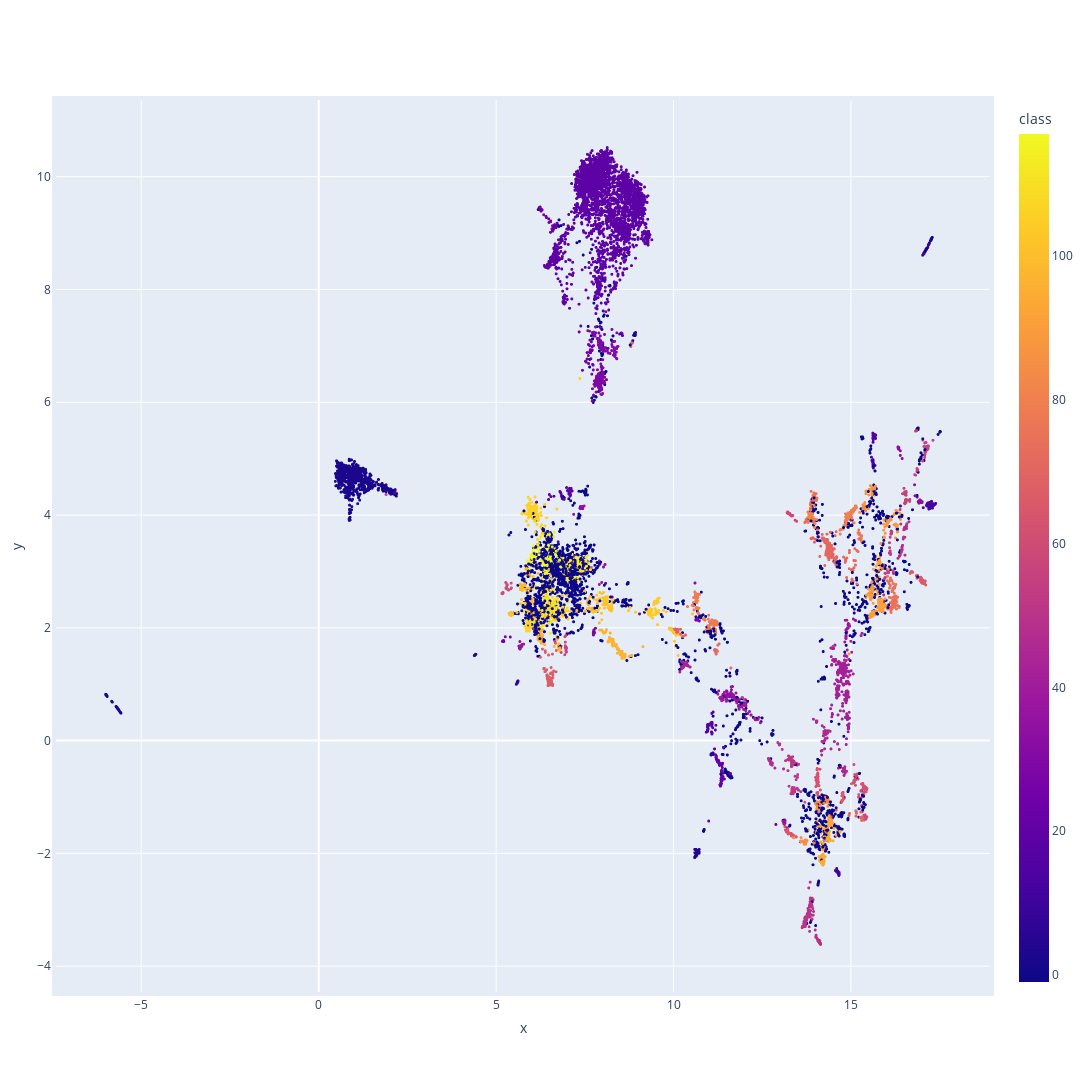

The code cell stored with this chart in its notebook:
### Code cell
clustering.visualize_clusters_dynamic(embeddings, clusters, texts)

### Figure 1 — Plotly figure (JSON) as saved in the notebook; plotly's stock layout.template omitted (floating-point values rounded to 4 significant figures; data arrays with more than 128 entries replaced by an {"elided": "..."} marker saying what was removed)
{"data": [{"customdata": {"elided": "10788x2 mixed values"}, "hovertemplate": "x=%{x}<br>y=%{y}<br>text=%{customdata[0]}<br>class=%{marker.color}<extra></extra>", "legendgroup": "", "marker": {"color": {"elided": "10788 int values"}, "coloraxis": "coloraxis", "size": 3, "symbol": "circle"}, "mode": "markers", "name": "", "showlegend": false, "type": "scattergl", "x": {"elided": "10788 float values"}, "xaxis": "x", "y": {"elided": "10788 float values"}, "yaxis": "y"}], "layout": {"autosize": false, "coloraxis": {"colorbar": {"title": {"text": "class"}}, "colorscale": [[0, "#0d0887"], [0.1111, "#46039f"], [0.2222, "#7201a8"], [0.3333, "#9c179e"], [0.4444, "#bd3786"], [0.5556, "#d8576b"], [0.6667, "#ed7953"], [0.7778, "#fb9f3a"], [0.8889, "#fdca26"], [1, "#f0f921"]]}, "height": 1500, "legend": {"tracegroupgap": 0}, "margin": {"b": 100, "l": 50, "pad": 4, "r": 50, "t": 100}, "width": 1500, "xaxis": {"anchor": "y", "domain": [0, 1], "title": {"text": "x"}}, "yaxis": {"anchor": "x", "domain": [0, 1], "title": {"text": "y"}}}}
